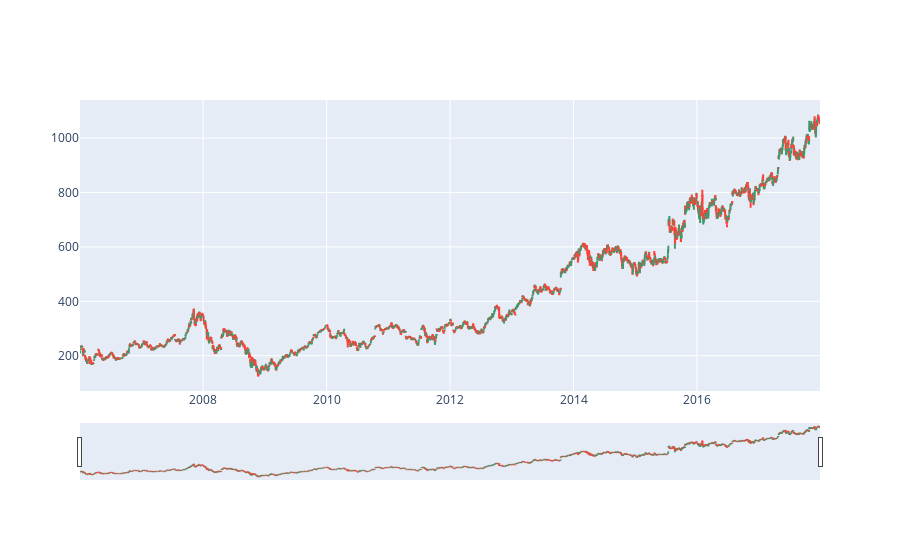

Source (notebook cell):
### Code cell
# OHLC chart of 2008
trace = go.Ohlc(x=google.index,
                open=google.Open,
                high=google.High,
                low=google.Low,
                close=google.Close)
data = [trace]
iplot(data, filename='simple_ohlc')

### Figure 1 — Plotly figure (JSON) as saved in the notebook; plotly's stock layout.template omitted (floating-point values rounded to 4 significant figures; data arrays with more than 128 entries replaced by an {"elided": "..."} marker saying what was removed)
{"data": [{"close": {"elided": "3019 float values"}, "high": {"elided": "3019 float values"}, "low": {"elided": "3019 float values"}, "open": {"elided": "3019 float values"}, "type": "ohlc", "x": {"elided": "3019 str values"}}], "layout": {}}
